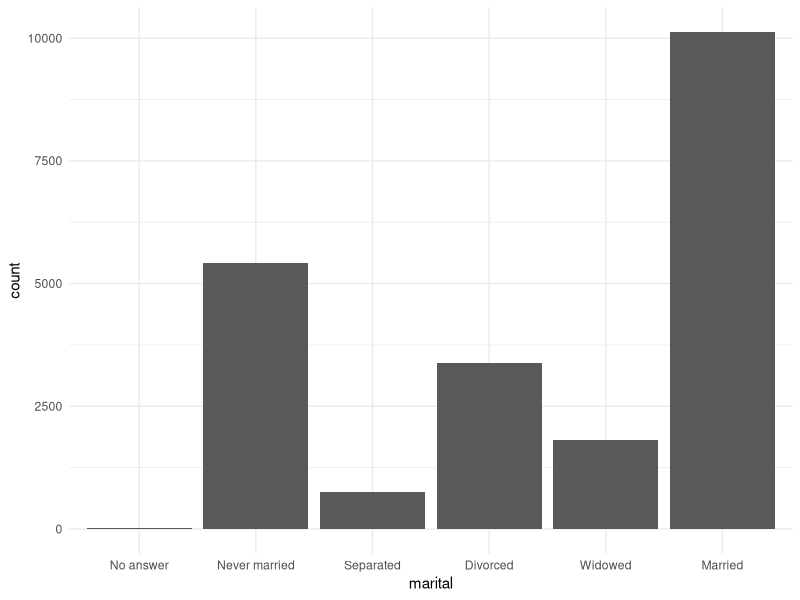
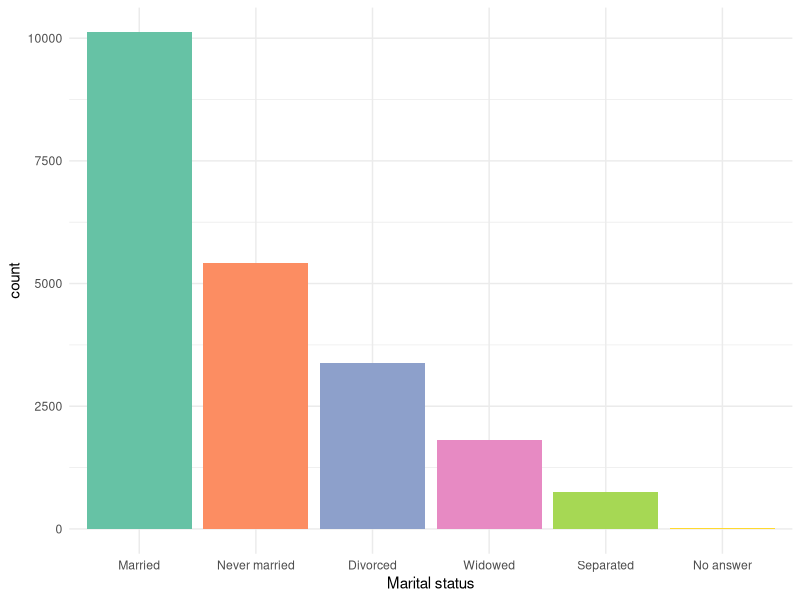

Write the R code that produced these figures, in order.
library(tidyverse)
?fct_infreq

glimpse(gss_cat)
ggplot(gss_cat, aes(x = marital)) +
         geom_bar() +
         theme_minimal()

levels(gss_cat$marital)

ggplot(gss_cat, aes(x = fct_infreq(marital),
                    fill = fct_infreq(marital))) +
  geom_bar() +
  labs(x =  "Marital status") +
  scale_fill_brewer(palette = "Set2") +
  theme_minimal() +
  theme(legend.position = "none")
